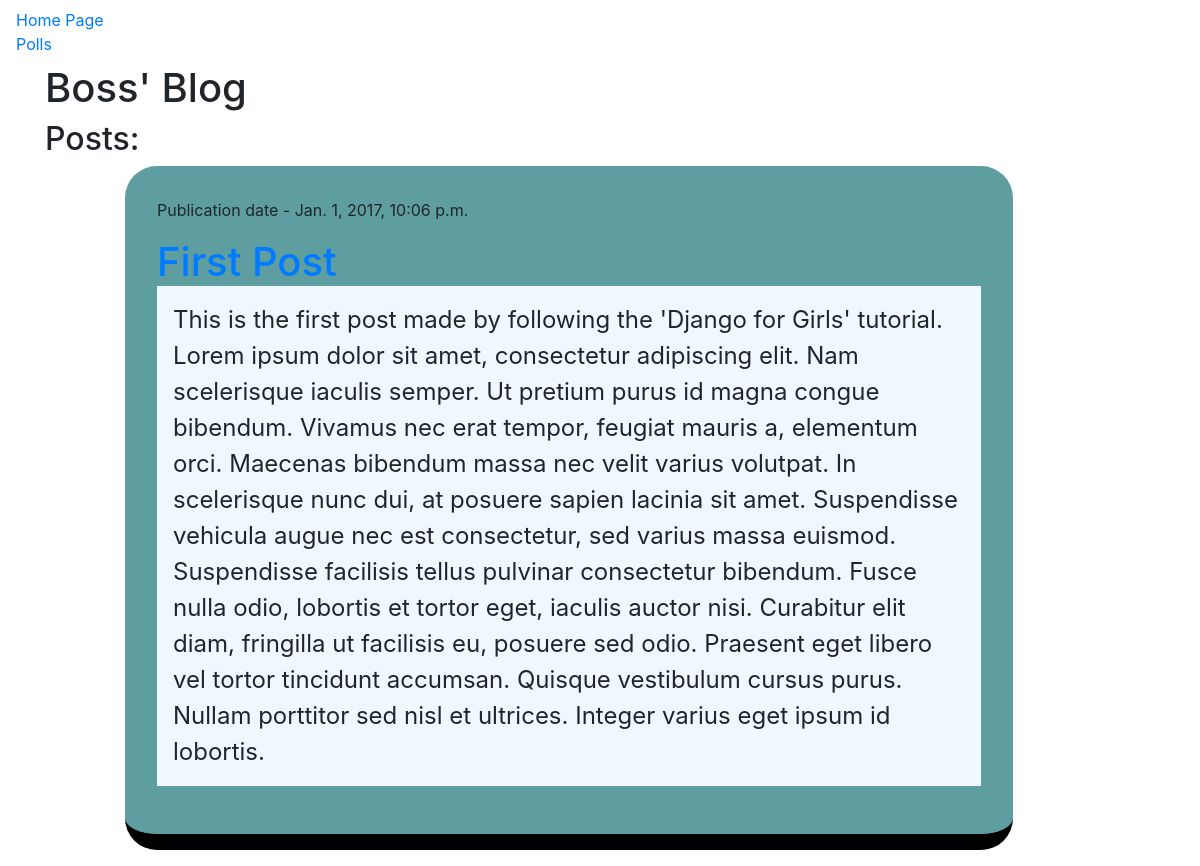
/, run on an earlier commit of the app's database.
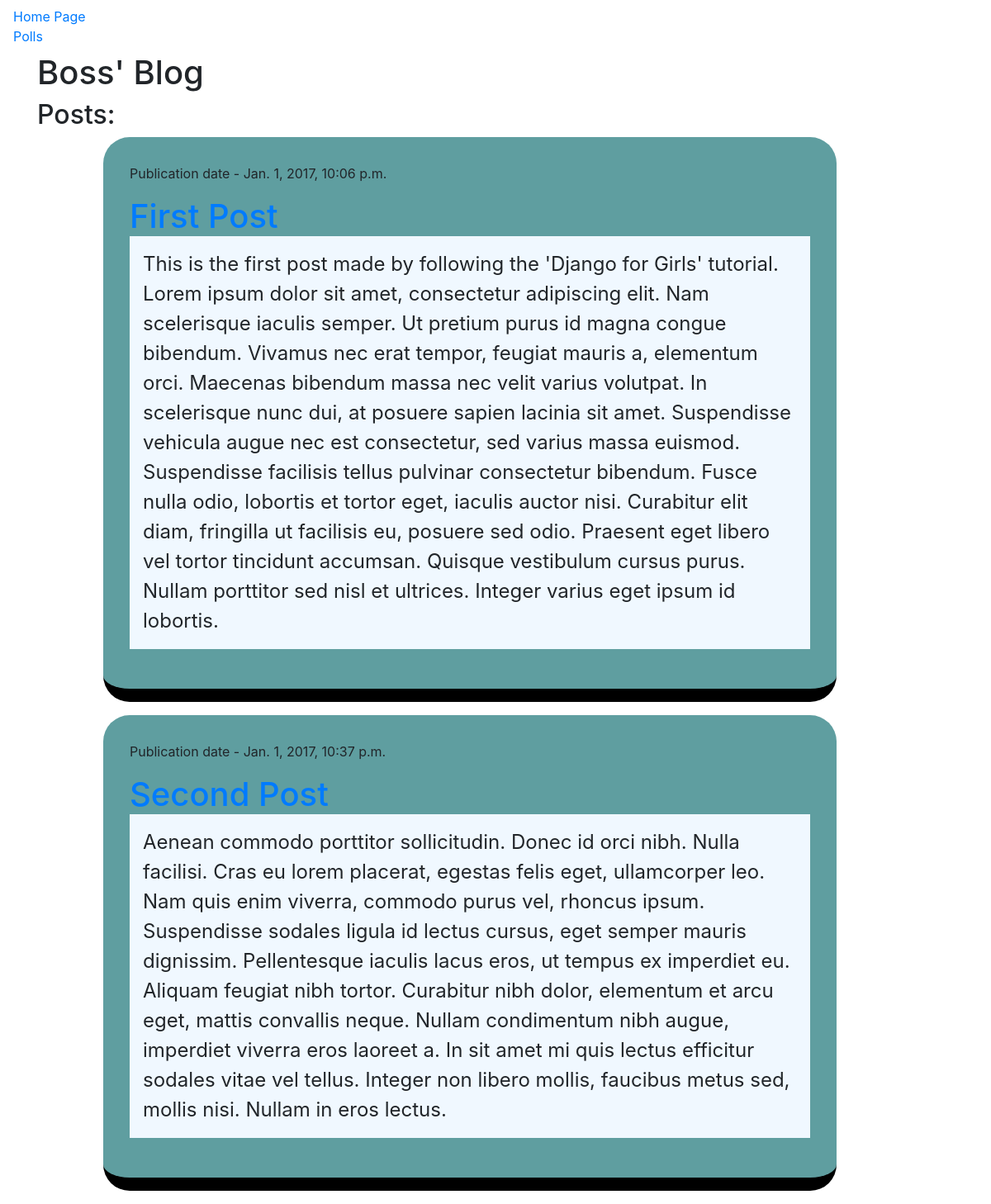
And on a later commit of the database.
### blog/models.py (models this page shows, shortened)
class Post(models.Model):
    author = models.ForeignKey('auth.User')
    title = models.CharField(max_length=200)
    text = models.TextField()
    created_date = models.DateTimeField(default=timezone.now)
    published_date=models.DateTimeField(blank=True, null=True)

### blog/views.py (the view)
# urls.py: url(r'^$', views.post_list, name='post_list'),
def post_list(request):
    posts = Post.objects.filter(published_date__lte=timezone.now()).order_by('published_date')
    return render(request, 'blog/post_list.html', {'posts':posts})

### blog/templates/blog/post_list.html
{% extends 'lib/base.html' %}
{% block links %}
    {% load staticfiles %}
    <link rel="stylesheet" type="text/css" href="{% static 'blog/css/style.css' %}">
{% endblock %}
{% block container %}
    <h1 class="site-title">Boss' Blog</h1>
    <h2>Posts:</h2>
    {% for post in posts %}
        <div class="post">
            <p class="pub-date">Publication date - {{ post.published_date }}</p>
            <h1><a href="{% url 'blog:post_detail' pk=post.pk %}">{{ post.title }}</a></h1>
            <p class="post-text">{{ post.text|linebreaksbr }}</p>
        </div>
    {% endfor %}
{% endblock %}

What changed in the data, as far as the page shows it:
added Post: published_date "Jan. 1, 2017, 10:37 p.m.", title "Second Post", text "Aenean commodo porttitor sollicitudin. Donec id orci nibh. Nulla facilisi. Cras eu lorem placerat, egestas felis eget, ullamcorper leo. Nam quis enim viverra, commodo purus vel, rhoncus ipsum. Suspendisse sodales ligula id lectus cursus, eget semper mauris dignissim. Pellentesque iaculis lacus eros, ut tempus ex imperdiet eu. Aliquam feugiat nibh tortor. Curabitur nibh dolor, elementum et arcu eget, mattis convallis neque. Nullam condimentum nibh augue, imperdiet viverra eros laoreet a. In sit amet mi quis lectus efficitur sodales vitae vel tellus. Integer non libero mollis, faucibus metus sed, mollis nisi. Nullam in eros lectus."
